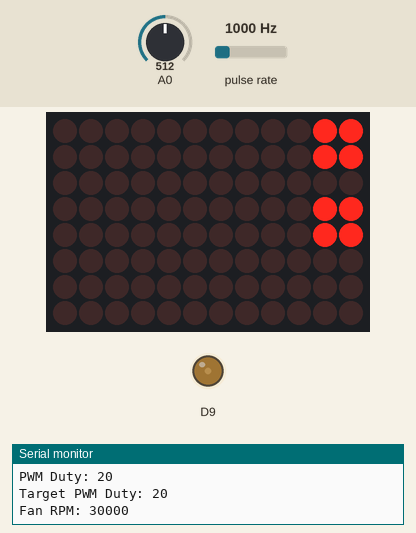
Bench run of a sketch on a simulated Arduino Uno R4 WiFi. On the bench: 12×8 LED matrix, output pins drawn as LEDs (lit = HIGH), the last lines printed to the serial monitor. Wiring (inferred from the names in the program): pulse sensor: data D2. The test bench sets the inputs (shaded band); at power-on: A0 = 512, pulse rate 1000 Hz.

Above: at 3.1 s.
At 8.6 s:
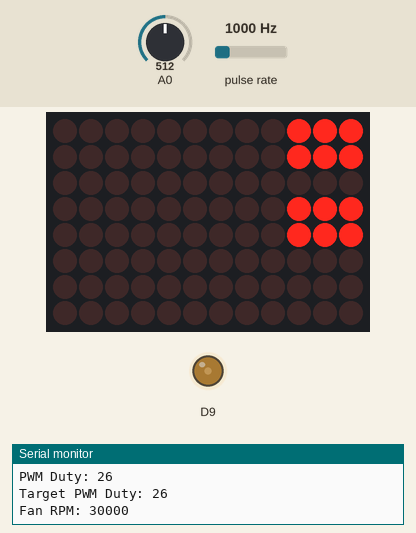
8.7 s: A0 set to 900
At 13.3 s:
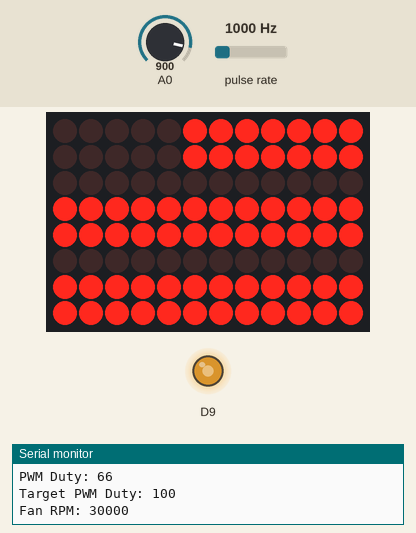
17.3 s: A0 set to 1023
At 20.8 s:
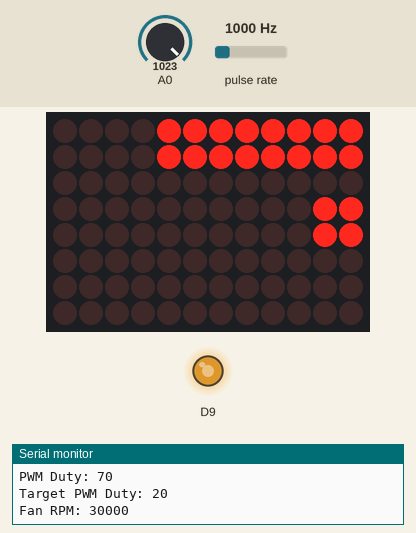
Timing chart, 0 to 28.5 s (numbered marks = the images above; inputs shaded):
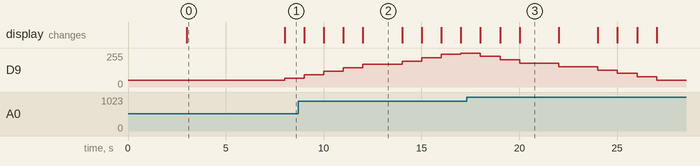

Measured:
- after the input at 8.7 s, the display: first changes after 0.31 s (image 2 shows a later state)
- after the input at 17.3 s, D9: moves from 254/255 to 51/255 over 9.0 s, starting after 0.71 s; the display: first changes after 0.71 s (image 3 shows a later state)
- what the display in image 0 shows lasts 5.0 s, from 3.0 s to 8.0 s
- what the display in image 2 shows lasts 2.0 s, from 12.0 s to 14.0 s

The sketch:

Fan_Control.ino
```cpp
#include <pwm.h>
#include "Arduino_LED_Matrix.h"

// Initialises the LED matrix used to display temperature and fan speed.
ArduinoLEDMatrix matrix;


unsigned long matrixFrame[] = { // 12 rows, 8 columns, 92 bits total. 3 nibbles per row
  0x00000000, //Row 1, 2, 3
  0x00000000, //Row 3, 4, 5, 6
  0x00000000 //Row 6, 7, 8
};

unsigned short PWM_Target_LED = 0x0FFF, PWM_LED = 0x0FFF, Temp_LED = 0x0FFF;


// Temperature control variables
const int thermistorPin = 0; //Pin of Thermistor output
int rawTempVoltage; // Raw output from thermistor pin
const float r1 = 10000; // Fixed resistor value, 10,000 Ohms
float logR2, r2, temp, avgTemp;
const float A = 1.009249522e-03, B = 2.378405444e-04, C = 2.019202697e-07; //Stein Heart Equation Values

const int RT_Len = 10; // Length of rolling temp list
// higher RT_Lens mean transient temperature changes are more smoothed out.
float rollingTemp[RT_Len];
int tempIndex = 0;


// Fan control variables
const word PWM_FREQ_HZ = 25000;
PwmOut pwm(D9);

const int TEMP_MIN = 10;
const int TEMP_MAX = 40;
float PWMDuty;
float Target_PWMDuty;
int PWMDuty_int;
int Target_PWMDuty_int;

unsigned long curTime;
unsigned long prevTime;
const unsigned long Fan_Interval = 1000; // Time between loop iterations in milliseconds

const float PWMDuty_Max_Change = 10 / (Fan_Interval / 1000); //Maximum PWM_Duty change per second, in percent


// Reading fan speed from PWM fan:
const int TACHPIN = 2;
const int DEBOUNCE = 0;
const int FANSTUCK_THRESHOLD = 500000;
unsigned long volatile ts1=0, ts2=0; //Time stamps for interrupts
unsigned long fanRPM = 0;


void setup() {
  Serial.begin(9600);

  pwm.begin(PWM_FREQ_HZ, 20.0f);
  PWMDuty = 20.0;

  std::fill(std::begin(rollingTemp), std::end(rollingTemp), 0); // Initialises rolling temp array

  prevTime = millis();


  // Initialises the LED Matrix

  matrix.begin();
  matrixFrame[0] = PWM_LED << 8 | PWM_LED << 20;
  matrixFrame[1] = PWM_Target_LED << 4| PWM_Target_LED << 16;
  matrixFrame[2] = Temp_LED | Temp_LED << 12;
  matrix.loadFrame(matrixFrame);

  //Fan RPM Reading setup
  pinMode(TACHPIN, INPUT_PULLUP);
  attachInterrupt(digitalPinToInterrupt(TACHPIN), tachISR, FALLING);

  // Delay before program starts
  delay(3000);

  Serial.print("Program Start");
  Serial.println("");


}

void tachISR(){
  //Interrupt Handler, stores the time stamp of previous 2 interrupts and handles debouncing
  unsigned long m=micros();
  if((m-ts2) > DEBOUNCE){
    ts1=ts2;
    ts2=m;
  }
}

void calcRPM(){
  //Known bug, fan RPM sometimes reads as double of true value. Forum posts discuss similar issues with other implemenations.
  //Calculates the fan RPM from interrupts on pin 2
  unsigned long ts1_copy, ts2_copy;

  //Temporarily disable interrupts and copy ts1 and ts2 to avoid values being overwritten while in use
  noInterrupts();
  ts1_copy = ts1;
  ts2_copy = ts2;
  interrupts();

  if(micros()-ts2_copy < FANSTUCK_THRESHOLD && ts2_copy != 0){
    fanRPM = (60000000 / (ts2_copy-ts1_copy)/2);
  } else fanRPM = 0;

  Serial.print("Fan RPM: ");
  Serial.println(fanRPM);
}


unsigned short percentToMatrix(int percent){
  //Converts a percantage to a value for lighting the correct number of LEDS in the matrix.
  int scale = (int)(percent * 1.2 / 10);
  unsigned short output = 0;
  for (int i=0; i < scale; i++) output += pow(2, i);
  return output;
}

int temperatureToPercent(float inpTemp) {
  if (inpTemp >= TEMP_MAX) return 100;
  else if (inpTemp <= TEMP_MIN) return 0;
  else return ((inpTemp - TEMP_MIN) / (TEMP_MAX - TEMP_MIN) * 100);
}

void matrixControl(){
  /* Updates the LED Matrix to display 3 bars which display the relative values of Temperature, PWMDuty and Target_PWMDuty
  */

  PWM_LED = percentToMatrix(PWMDuty_int);
  PWM_Target_LED = percentToMatrix(Target_PWMDuty_int);
  Temp_LED = percentToMatrix(temperatureToPercent(avgTemp));

  matrixFrame[0] = PWM_LED << 8 | PWM_LED << 20;
  matrixFrame[1] = PWM_Target_LED << 4| PWM_Target_LED << 16;
  matrixFrame[2] = Temp_LED | Temp_LED << 12;
  matrix.loadFrame(matrixFrame);
}

void temperature() {
  //Reads the voltage from an analog pin connected to a thermistor and converts it to a temperature in degrees C
  rawTempVoltage = analogRead(thermistorPin);

  r2 = r1 * (1023.0 / (float)rawTempVoltage - 1);
  logR2 = log(r2);
  temp = (1.0 / (A + B*logR2 + C*logR2*logR2*logR2));
  temp = temp - 273.15;
  Serial.print("Temperature: ");
  Serial.print(temp);
  Serial.println(" C");
}

void update_avg_temp() {
  //Updates the rolling average temp;
  float total = 0;
  rollingTemp[tempIndex] = temp;

  for (int i=0; i<RT_Len; i++){
    total += rollingTemp[i];
  }

  tempIndex ++;
  if (tempIndex > RT_Len) tempIndex = 0;

  avgTemp = total / RT_Len;

  Serial.print("Average Temperature: ");
  Serial.print(avgTemp);
  Serial.println(" C");

}

void setPWMDuty(float duty){
  pwm.pulse_perc(duty);
}

void fanControl() {
  //Change the PWM duty cycle to control fan speed
  //Changes speed based on temperature
  //Below TEMP_MIN C, the fan runs at minimum speed
  //Above TEMP_MAX C, the fan runs at full speed
  //In between, the fan runs at a relative value between 20 and 100%

  if (avgTemp < TEMP_MIN) {
    Target_PWMDuty = 20.0;
  }
  else if (avgTemp > TEMP_MAX) {
    Target_PWMDuty = 100.0;
  }
  else {
    Target_PWMDuty = 20 + ((avgTemp - TEMP_MIN) / (TEMP_MAX - TEMP_MIN) * 80);
  }

  if (abs(Target_PWMDuty - PWMDuty) > PWMDuty_Max_Change) {

    if (Target_PWMDuty > PWMDuty) {
      PWMDuty += PWMDuty_Max_Change;
    } else {
      PWMDuty -= PWMDuty_Max_Change;
    }

  } else {
    PWMDuty = Target_PWMDuty;
  }
  setPWMDuty(PWMDuty);

  PWMDuty_int = static_cast<int>(PWMDuty);
  Target_PWMDuty_int = static_cast<int>(Target_PWMDuty);

  setPWMDuty(PWMDuty);
  Serial.print("PWM Duty: ");
  Serial.println(PWMDuty_int);
  Serial.print("Target PWM Duty: ");
  Serial.println(Target_PWMDuty_int);
}


void loop() {
  curTime = millis();
  if (curTime - prevTime > Fan_Interval) {
    prevTime = curTime;
    temperature();
    update_avg_temp();
    fanControl();
    matrixControl();
    calcRPM();
  }

  delay(1000);
  Serial.println("");


}
```
